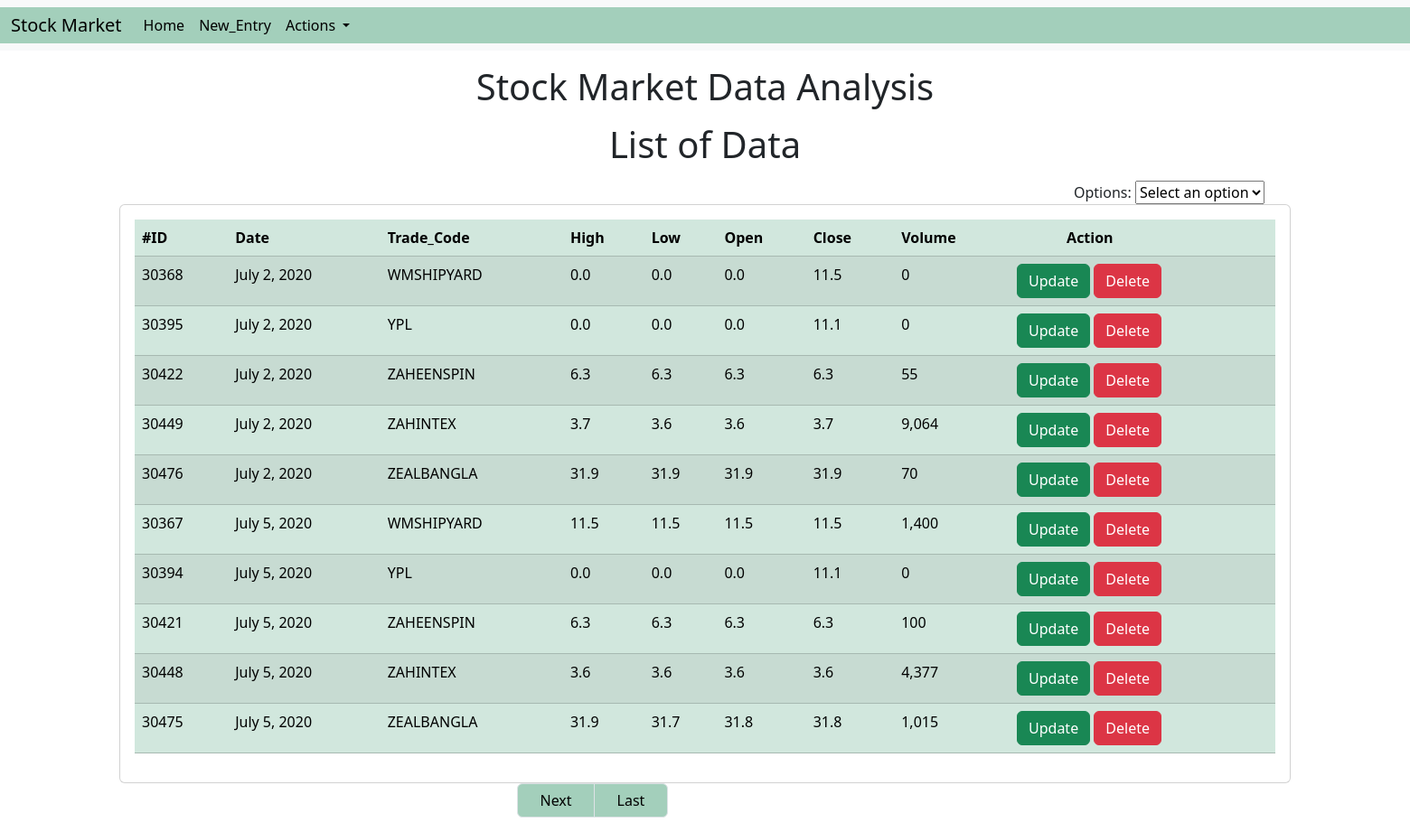
The page / on the database its author committed.
### stockMarketAnalysis/models.py (models this page shows)
class stock_market_data(models.Model):
    date = models.DateField(editable=True)
    trade_code = models.CharField(max_length=255)
    high = models.DecimalField(max_digits=10, decimal_places=1)
    low = models.DecimalField(max_digits=10, decimal_places=1)
    open= models.DecimalField(max_digits=10, decimal_places=1)
    close= models.DecimalField(max_digits=10, decimal_places=1)
    volume = models.CharField(max_length=255)

### stockMarketAnalysis/views.py (the view)
# urls.py: 2. Add a URL to urlpatterns:  path('', views.home, name='home')
def home(request):
    entities = stock_market_data.objects.all().order_by('date')
    paginator = Paginator(entities, 10)
    page_number = request.GET.get('page')
    entity = paginator.get_page(page_number)
    total_pages=entity.paginator.num_pages
    data ={
        'entity':entity,
        'total_pages':total_pages
    }
    return render(request,"index.html",data)

### templates/index.html (shortened to what this page needs)
<!doctype html>
<html lang="en">
<head>
  <link href="https://cdn.jsdelivr.net/npm/bootstrap@5.3.1/dist/css/bootstrap.min.css" rel="stylesheet"
>
</head>
<body>
  {% include "navbar.html" %}
  <h1 class="text-center my-3">Stock Market Data Analysis</h1>
  <h1 class="text-center my-3">List of Data</h1>
  <div class="container">
    <div class="row">
      <div style="margin-left: 80%;">
        <form action="/options/" method="post" id="form">
          <label for="optionsDropdown">Options:</label>
          <select id="optionsDropdown" name="option" onchange="submitForm()">
            <option value="default" selected disabled>Select an option</option>
          </select>
        </form>
      </div>
      <div class="col-md-12">
        <div class="card">
          <div class="card-body">
            <table class="table table-success table-striped">
              <thead>
                <tr>
                  <th>#ID</th>
                  <th>Date</th>
                  <th>Trade_Code</th>
                  <th>High</th>
                  <th>Low</th>
                  <th>Open</th>
                  <th>Close</th>
                  <th>Volume</th>
                  <th style="padding-left: 5%;"> Action</th>
                </tr>
              </thead>
              <tbody>
                {%for x in entity%}
                <tr>
                  <td>{{x.id}}</td>
                  <td>{{x.date}}</td>
                  <td>{{x.trade_code}}</td>
                  <td>{{x.high}}</td>
                  <td>{{x.low}}</td>
                  <td>{{x.open}}</td>
                  <td>{{x.close}}</td>
                  <td>{{x.volume}}</td>
                  <td><a href="update/{{x.id}}" class="btn btn-success">Update</a>
                    <a href="delete/{{x.id}}" class="btn btn-danger">Delete</a>
                  </td>
                </tr>
                {%endfor%}
              </tbody>
            </table>
          </div>
        </div>
      </div>
    </div>
  </div>
  <div class="container">
    <div class="row">
      <div class="col-md-5 offset-md-4">
        <nav aria-label="Page navigation example">
          <ul class="pagination">
            {% if entity.has_next %}
            <li class="page-item"><a class="page-link bg" href="/?page={{entity.next_page_number}}">&nbsp;&nbsp; Next
                &nbsp;&nbsp; </a></li>
            {% endif %}
            <li class="page-item"><a class="page-link bg" href="/?page={{total_pages}}">&nbsp;&nbsp; Last &nbsp;&nbsp;
              </a></li>
          </ul>
        </nav>
      </div>
    </div>
  </div>
</body>
</html>

### templates/navbar.html (shortened to what this page needs)
<nav class="navbar navbar-expand-lg bg-body-tertiary">
  <div class="container-fluid" style="color:black; background-color:#a3cfbb;">
    <a class="navbar-brand" href="/">Stock Market</a>
    <div class="collapse navbar-collapse" id="navbarSupportedContent">
      <ul class="navbar-nav me-auto mb-2 mb-lg-0">
        <li class="nav-item">
          <a class="nav-link active" aria-current="page" href="/">Home</a>
        </li>
        <li class="nav-item">
          <a class="nav-link " href="/insert/" style="color: black;" >New_Entry</a>
        </li>
        <li class="nav-item dropdown">
          <a class="nav-link dropdown-toggle" href="#" role="button" data-bs-toggle="dropdown" aria-expanded="false" style="color: black;">
            Actions
          </a>
        </li>
      </ul>
    </div>
  </div>
</nav>

### templates/index.html (style rules this page uses)
.bg { color: black; background-color: #a3cfbb; }

### rows shown on the page
stock_market_data: id "30368", date "July 2, 2020", trade_code "WMSHIPYARD", high "0.0", low "0.0", open "0.0", close "11.5", volume "0"
stock_market_data: id "30395", date "July 2, 2020", trade_code "YPL", high "0.0", low "0.0", open "0.0", close "11.1", volume "0"
stock_market_data: id "30422", date "July 2, 2020", trade_code "ZAHEENSPIN", high "6.3", low "6.3", open "6.3", close "6.3", volume "55"
stock_market_data: id "30449", date "July 2, 2020", trade_code "ZAHINTEX", high "3.7", low "3.6", open "3.6", close "3.7", volume "9,064"
stock_market_data: id "30476", date "July 2, 2020", trade_code "ZEALBANGLA", high "31.9", low "31.9", open "31.9", close "31.9", volume "70"
stock_market_data: id "30367", date "July 5, 2020", trade_code "WMSHIPYARD", high "11.5", low "11.5", open "11.5", close "11.5", volume "1,400"
stock_market_data: id "30394", date "July 5, 2020", trade_code "YPL", high "0.0", low "0.0", open "0.0", close "11.1", volume "0"
stock_market_data: id "30421", date "July 5, 2020", trade_code "ZAHEENSPIN", high "6.3", low "6.3", open "6.3", close "6.3", volume "100"
stock_market_data: id "30448", date "July 5, 2020", trade_code "ZAHINTEX", high "3.6", low "3.6", open "3.6", close "3.6", volume "4,377"
stock_market_data: id "30475", date "July 5, 2020", trade_code "ZEALBANGLA", high "31.9", low "31.7", open "31.8", close "31.8", volume "1,015"
